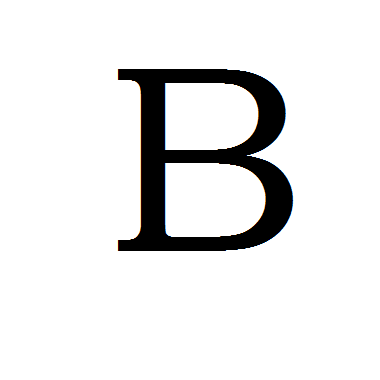
%> input picture Shape Context/B.bmp, 380 x 380 px
$ octave try1.m   (GNU Octave 9; MATLAB toolbox functions it lacks are replaced by stand-ins)
%> lines starting %> are read from the running program, lines starting %| are printed output that depends on the picture; in (x1, y1, x2, y2) boxes, pixels count from 0 and x2, y2 are one past the last pixel; in counts of white or black regions, pixels touching at a corner belong together; the program's own positions count from 1
BW = ~im2bw(imread('B.bmp'));
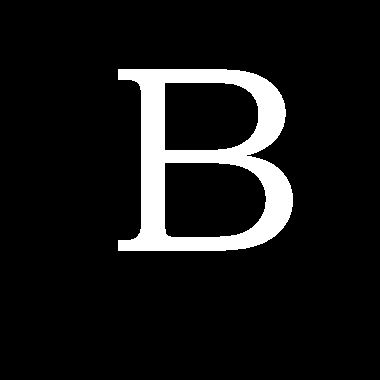
%> BW: size 380x380 logical; 9% white; 1 white region, box (x1, y1, x2, y2) and area: (118, 69, 293, 251) 13020
[B,L,N] = bwboundaries(BW);
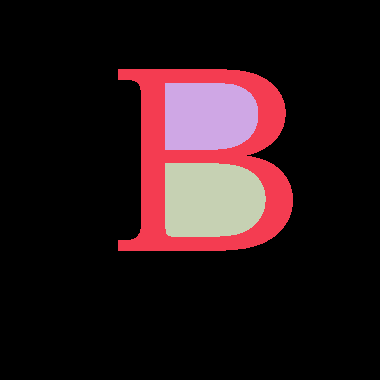
%> L: size 380x380 double; 4 distinct labels, from 0 to 3; one colour per label, 0 black
%> B = 3 boundaries; box (x1, y1, x2, y2) and points: (118, 69, 293, 251) 707, (165, 163, 266, 237) 298, (165, 83, 258, 150) 280; N = 1
% figure; imshow(BW);
hold on;
for k=1:length(B),
    boundary = B{k};
    if(k > N)
        plot(boundary(:,2),...
            boundary(:,1),'black','LineWidth',1);
    else
        plot(boundary(:,2),...
            boundary(:,1),'black','LineWidth',1);
    end
end
%> this loop made 3 passes
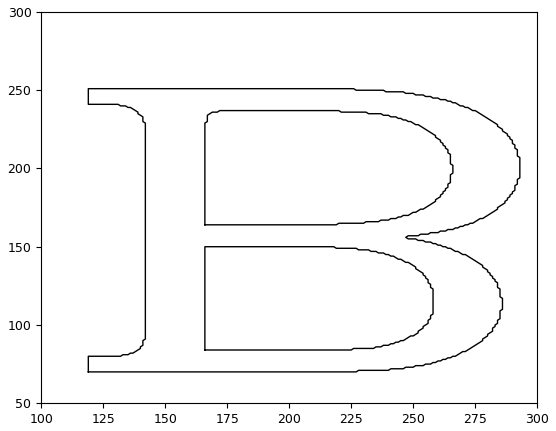
%> figure redrawn from the program's plot data

$ run again, with Shape Context/A3.bmp copied over Shape Context/B.bmp
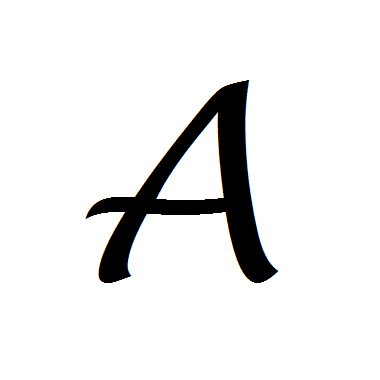
%> input picture Shape Context/A3.bmp, 380 x 380 px
%> BW: size 380x380 logical; 7.8% white; 1 white region, box (x1, y1, x2, y2) and area: (86, 80, 278, 283) 11252
%> `[B,L,N] = bwboundaries(BW);`:
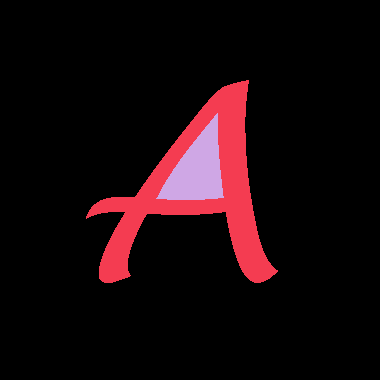
%> L: size 380x380 double; 3 distinct labels, from 0 to 2; one colour per label, 0 black
%> B = 2 boundaries; box (x1, y1, x2, y2) and points: (86, 80, 278, 283) 756, (156, 113, 224, 200) 237; N = 1
%> the loop `for k=1:length(B),` made 2 passes
%> after the loop `for k=1:length(B),`:
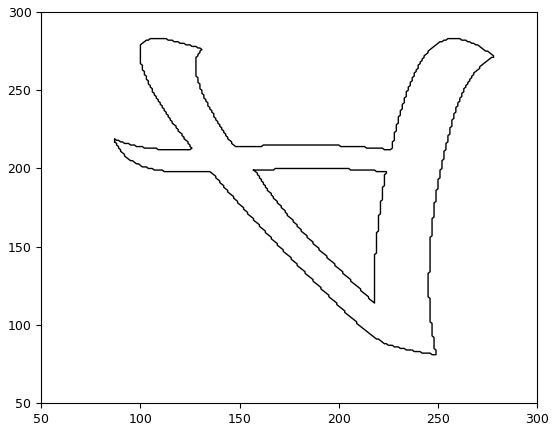
%> figure redrawn from the program's plot data
